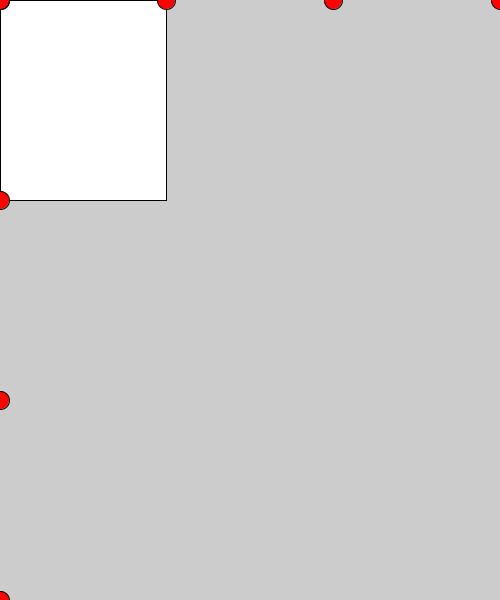
Frame 1 (no input)
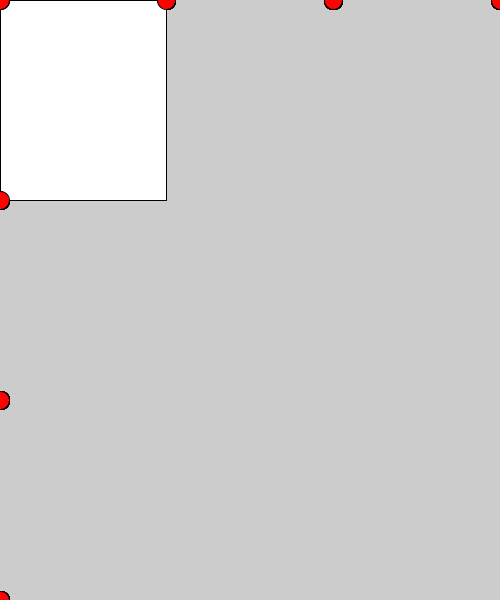
Frame 60 (the mouse pressed at the canvas centre just before this capture)
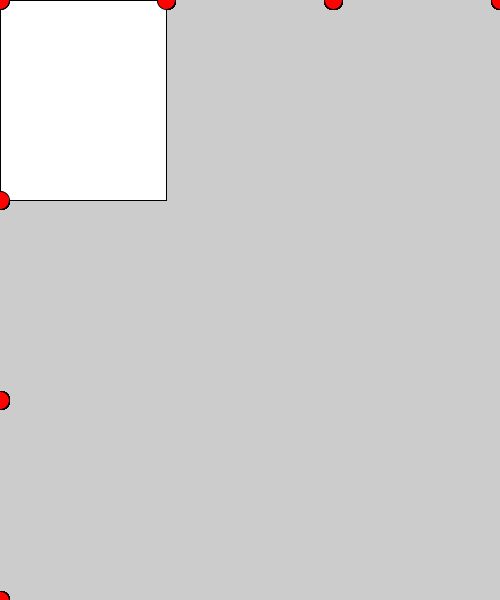
Frame 120 (the mouse held since frame 60 and released just before this capture)

The Processing sketch that drew these frames (run headless with seeded random() and noise(); from frame 60 on, the mouse is pressed at the canvas centre):

// Processing sketch: Home_Sceen_Assign
// ── Home_Sceen_Assign.pde
 //Global Variables
color circleRed = #FF0303, white=255, black=0;
float ptDiameter, rectWidth, rectHeight;
float pt1X, pt1Y, pt2X, pt2Y, pt3X, pt3Y, pt4X, pt4Y;
float pt5X, pt5Y;
float pt6X, pt6Y;
float pt7X, pt7Y;
float pt8X, pt8Y;
float pt9X, pt9Y;
float pt10X, pt10Y;
float pt11X, pt11Y;


float pt13X, pt13Y;

void setup() {
  size(500, 600);
  ptDiameter = width * 1 / 27.77777777;
  rectWidth = width*1/3;
  rectHeight = height*1/3;
  pt1X = width*0;
  pt1Y = height*0;
  pt2X = width*1/3;
  pt2Y = pt1Y;
  pt3X = width*2/3;
  pt3Y = pt1Y;
  pt4X = width*3/3;
  pt4Y = pt1Y;
  pt5X = pt1X;
  pt5Y = height*1/3;
  pt9X = pt1X;
  pt9Y = height*2/3;
  pt13X = pt1X;
  pt13Y = height*3/3;
}

void draw() {
  rect(pt1X, pt1Y, rectWidth, rectHeight);
  fill(black);
  ellipse(pt1X, pt1Y, ptDiameter, ptDiameter);
  fill(circleRed);
  ellipse(pt2X, pt2Y, ptDiameter, ptDiameter);
  ellipse(pt3X, pt3Y, ptDiameter, ptDiameter);
  ellipse(pt4X, pt4Y, ptDiameter, ptDiameter);
  ellipse(pt5X, pt5Y, ptDiameter, ptDiameter);
  ellipse(pt6X, pt6Y, ptDiameter, ptDiameter);
  ellipse(pt7X, pt7Y, ptDiameter, ptDiameter);
  ellipse(pt9X, pt9Y, ptDiameter, ptDiameter);
  ellipse(pt13X, pt13Y, ptDiameter, ptDiameter);
  fill(white);
}

void mousePressed() {
}
